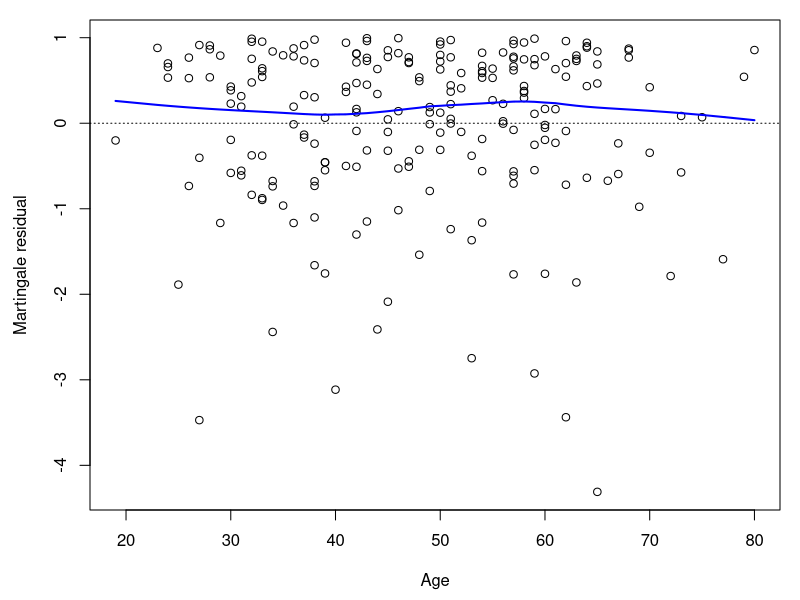
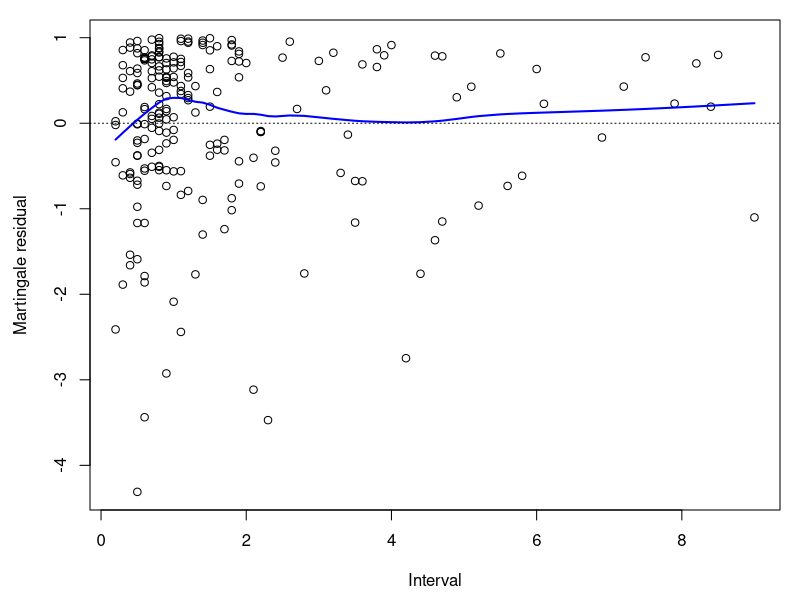
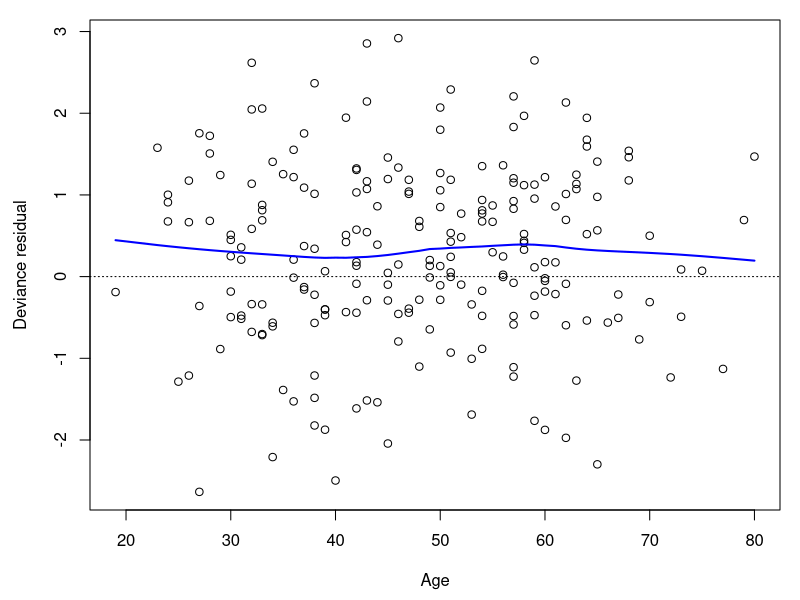
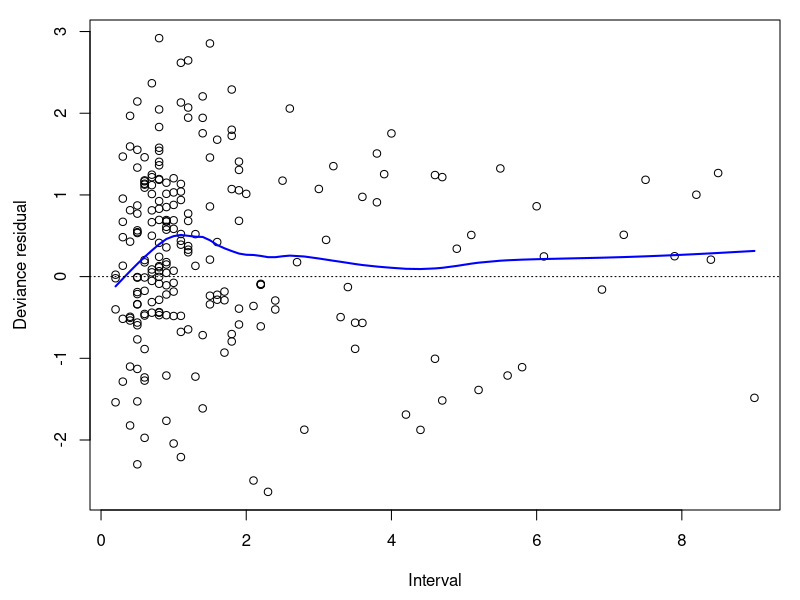
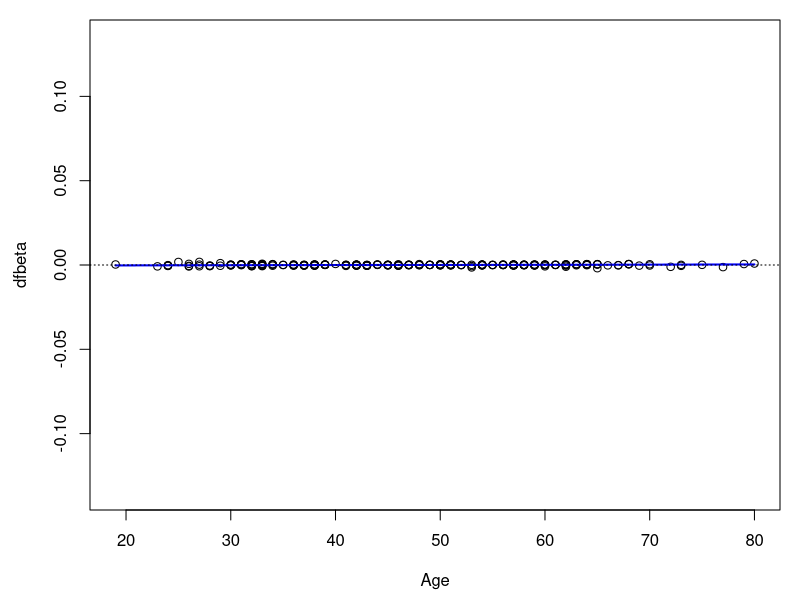
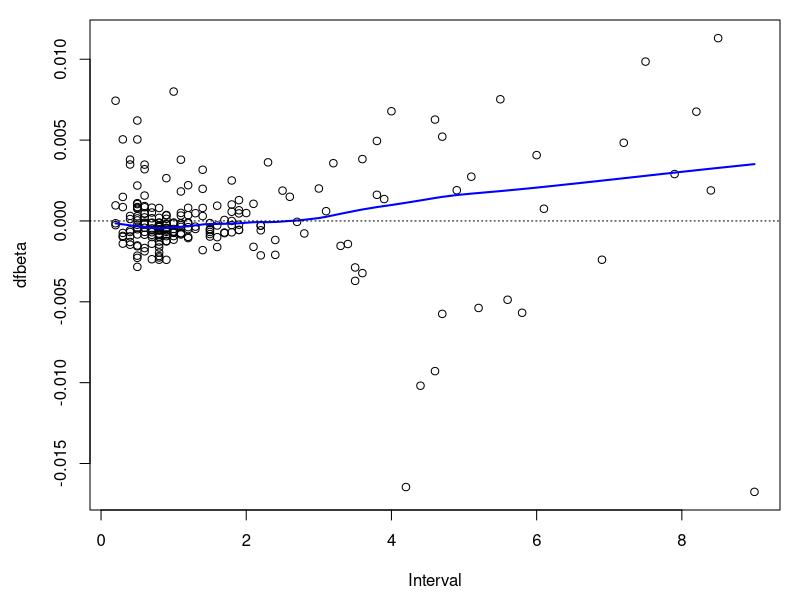
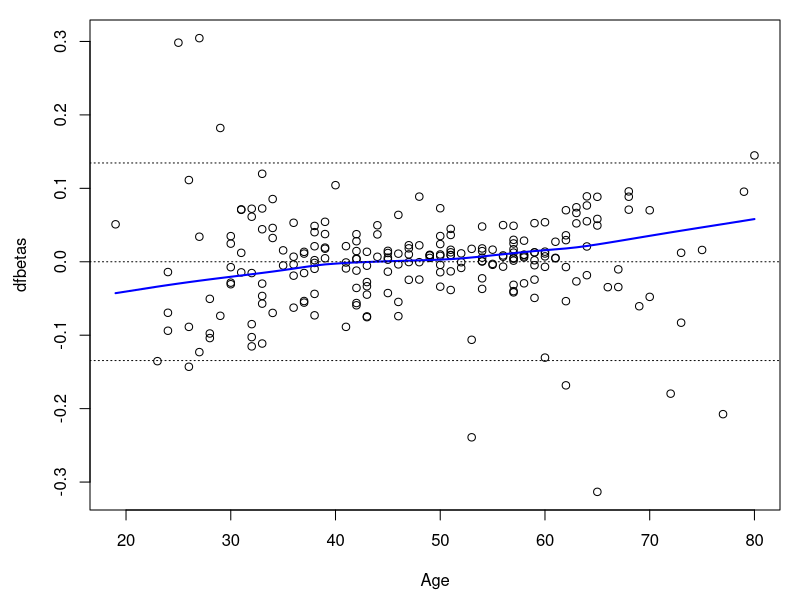
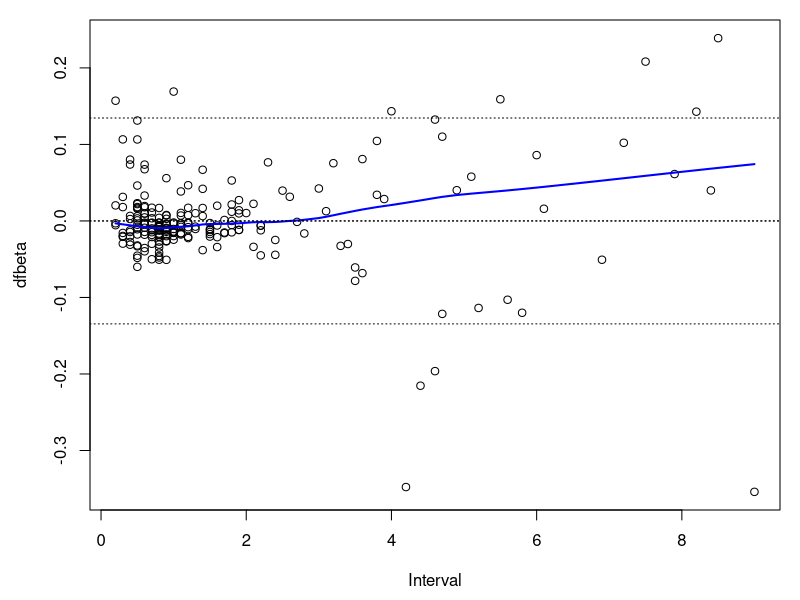

Write the R code that produced these figures, in order.

setwd('~/Dropbox/work/CHL5209H_2018/data')
getwd()

library(survival)
library(Epi)
library(Hmisc)
head(transplant)
brain <- read.csv('brain.csv')
head(brain)

table(brain$treat, brain$event)

brain <- brain[!is.na(brain$local),]
model <- coxph(Surv(weeks, event) ~ treat + resect75 + age + interval + karn + race + local + male + nitro + factor(path) + grade, data=brain)
summary(model)

martingaleres <- residuals(model, type=c('martingale'))
devianceres <- residuals(model, type=c('deviance'))
dfbeta <- residuals(model, type=c('dfbeta'))
dfbetas <- residuals(model, type=c('dfbetas'))

outpath <- '~/Dropbox/work/CHL5209H_2018/slides'

# Check martingale and deviance residuals for continuous covariates:

pdf(file.path(outpath, paste('martingale_age.pdf', sep='')), height=7, width=7, paper='special')
op <- par(mar=c(4.5,4.5,1,1))
plot(brain$age, martingaleres, xlab='Age', ylab='Martingale residual')
lines(lowess(brain$age, martingaleres), lwd=2, col='blue')
abline(h=0, lty='dotted')
par(op)
dev.off()

pdf(file.path(outpath, paste('martingale_interval.pdf', sep='')), height=7, width=7, paper='special')
op <- par(mar=c(4.5,4.5,1,1))
plot(brain$interval, martingaleres, xlab='Interval', ylab='Martingale residual')
lines(lowess(brain$interval, martingaleres), lwd=2, col='blue')
abline(h=0, lty='dotted')
par(op)
dev.off()

pdf(file.path(outpath, paste('deviance_age.pdf', sep='')), height=7, width=7, paper='special')
op <- par(mar=c(4.5,4.5,1,1))
plot(brain$age, devianceres, xlab='Age', ylab='Deviance residual')
lines(lowess(brain$age, devianceres), lwd=2, col='blue')
abline(h=0, lty='dotted')
par(op)
dev.off()

pdf(file.path(outpath, paste('deviance_interval.pdf', sep='')), height=7, width=7, paper='special')
op <- par(mar=c(4.5,4.5,1,1))
plot(brain$interval, devianceres, xlab='Interval', ylab='Deviance residual')
lines(lowess(brain$interval, devianceres), lwd=2, col='blue')
abline(h=0, lty='dotted')
par(op)
dev.off()

# Unscaled dfbeta influence measures:

pdf(file.path(outpath, paste('dfbeta_age.pdf', sep='')), height=7, width=7, paper='special')
op <- par(mar=c(4.5,4.5,1,1))
plot(brain$age, dfbeta[,3], xlab='Age', ylab='dfbeta', ylim=c(-2/sqrt(nrow(dfbeta)), 2/sqrt(nrow(dfbeta))))
lines(lowess(brain$age, dfbeta[,3]), lwd=2, col='blue')
abline(h=0, lty='dotted')
par(op)
dev.off()

pdf(file.path(outpath, paste('dfbeta_interval.pdf', sep='')), height=7, width=7, paper='special')
op <- par(mar=c(4.5,4.5,1,1))
plot(brain$interval, dfbeta[,4], xlab='Interval', ylab='dfbeta')
lines(lowess(brain$interval, dfbeta[,4]), lwd=2, col='blue')
abline(h=0, lty='dotted')
par(op)
dev.off()

# Scaled dfbeta influence measures (compare to the threshold of 2/sqrt(n)):

pdf(file.path(outpath, paste('dfbetas_age.pdf', sep='')), height=7, width=7, paper='special')
op <- par(mar=c(4.5,4.5,1,1))
plot(brain$age, dfbetas[,3], xlab='Age', ylab='dfbetas')
lines(lowess(brain$age, dfbetas[,3]), lwd=2, col='blue')
abline(h=c(-2/sqrt(nrow(dfbetas)), 0, 2/sqrt(nrow(dfbetas))), lty='dotted')
par(op)
dev.off()

pdf(file.path(outpath, paste('dfbetas_interval.pdf', sep='')), height=7, width=7, paper='special')
op <- par(mar=c(4.5,4.5,1,1))
plot(brain$interval, dfbetas[,4], xlab='Interval', ylab='dfbeta')
lines(lowess(brain$interval, dfbetas[,4]), lwd=2, col='blue')
abline(h=0, lty='dotted')
abline(h=c(-2/sqrt(nrow(dfbetas)), 0, 2/sqrt(nrow(dfbetas))), lty='dotted')
par(op)
dev.off()

# Checks for proportionality:

cox.zph(model, global=FALSE)

pdf(file.path(outpath, paste('schoenfeld_age.pdf', sep='')), height=7, width=7, paper='special')
op <- par(mar=c(4.5,4.5,1,1))
plot(cox.zph(model, global=FALSE), var=3)
abline(h=0, lty='dotted')
par(op)
dev.off()

pdf(file.path(outpath, paste('schoenfeld_interval.pdf', sep='')), height=7, width=7, paper='special')
op <- par(mar=c(4.5,4.5,1,1))
plot(cox.zph(model, global=FALSE), var=4)
abline(h=0, lty='dotted')
par(op)
dev.off()

pdf(file.path(outpath, paste('schoenfeld_male.pdf', sep='')), height=7, width=7, paper='special')
op <- par(mar=c(4.5,4.5,1,1))
plot(cox.zph(model, global=FALSE), var=8)
abline(h=0, lty='dotted')
par(op)
dev.off()

# Examples of tests for covariate-time interactions:

model <- coxph(Surv(weeks, event) ~ treat + tt(treat) + resect75 + age + interval + 
                                    karn + race + local + male + tt(male) + nitro + 
                                    factor(path) + grade, 
                                    tt=function(x,t, ...) x * t, data=brain)
summary(model)

model <- coxph(Surv(weeks, event) ~ treat + resect75 + age + interval + karn + 
                                    race + local + male + tt(male) + nitro + 
                                    factor(path) + grade, 
                                    tt=function(x,t, ...) x * t, data=brain)
summary(model)
